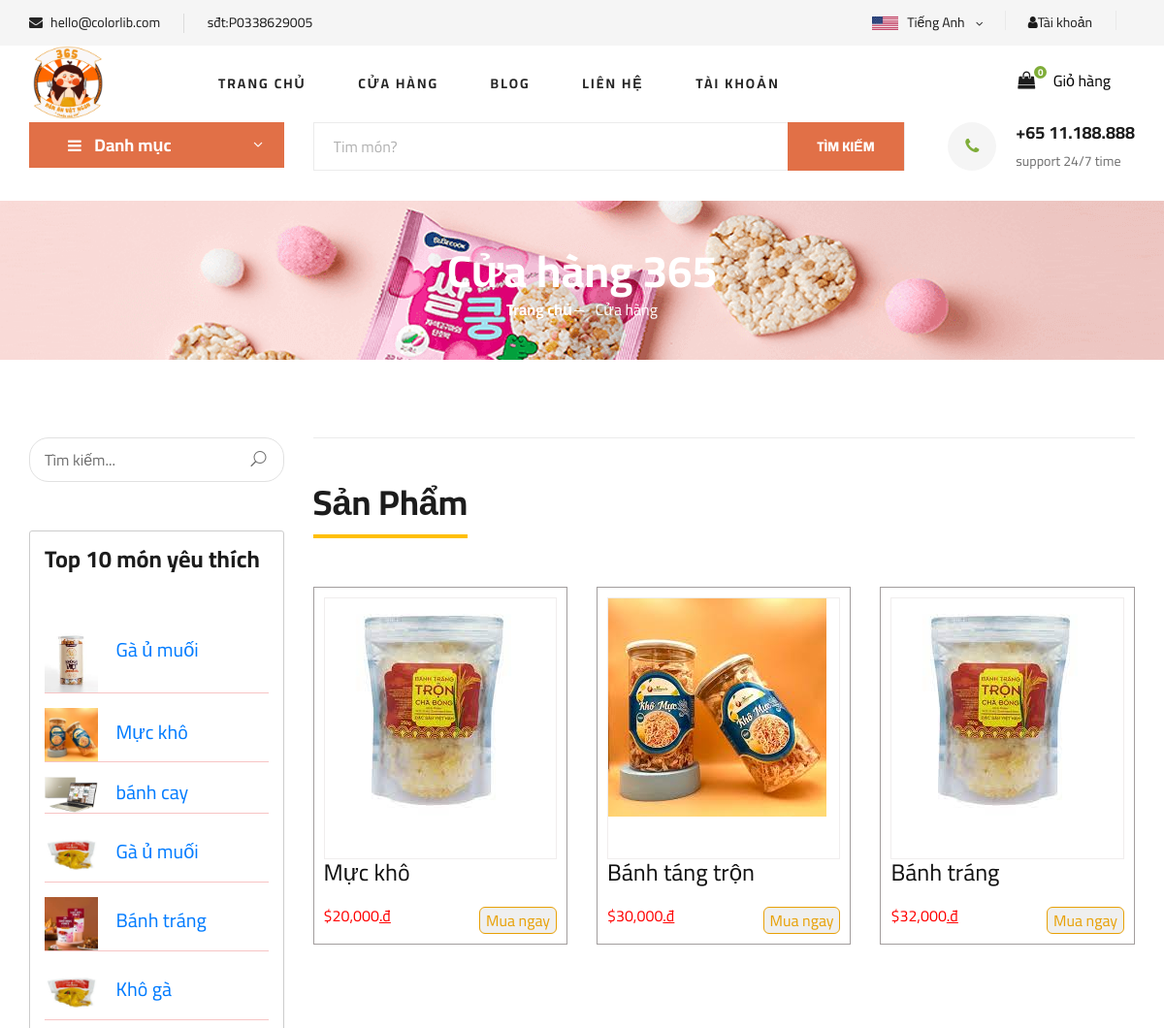
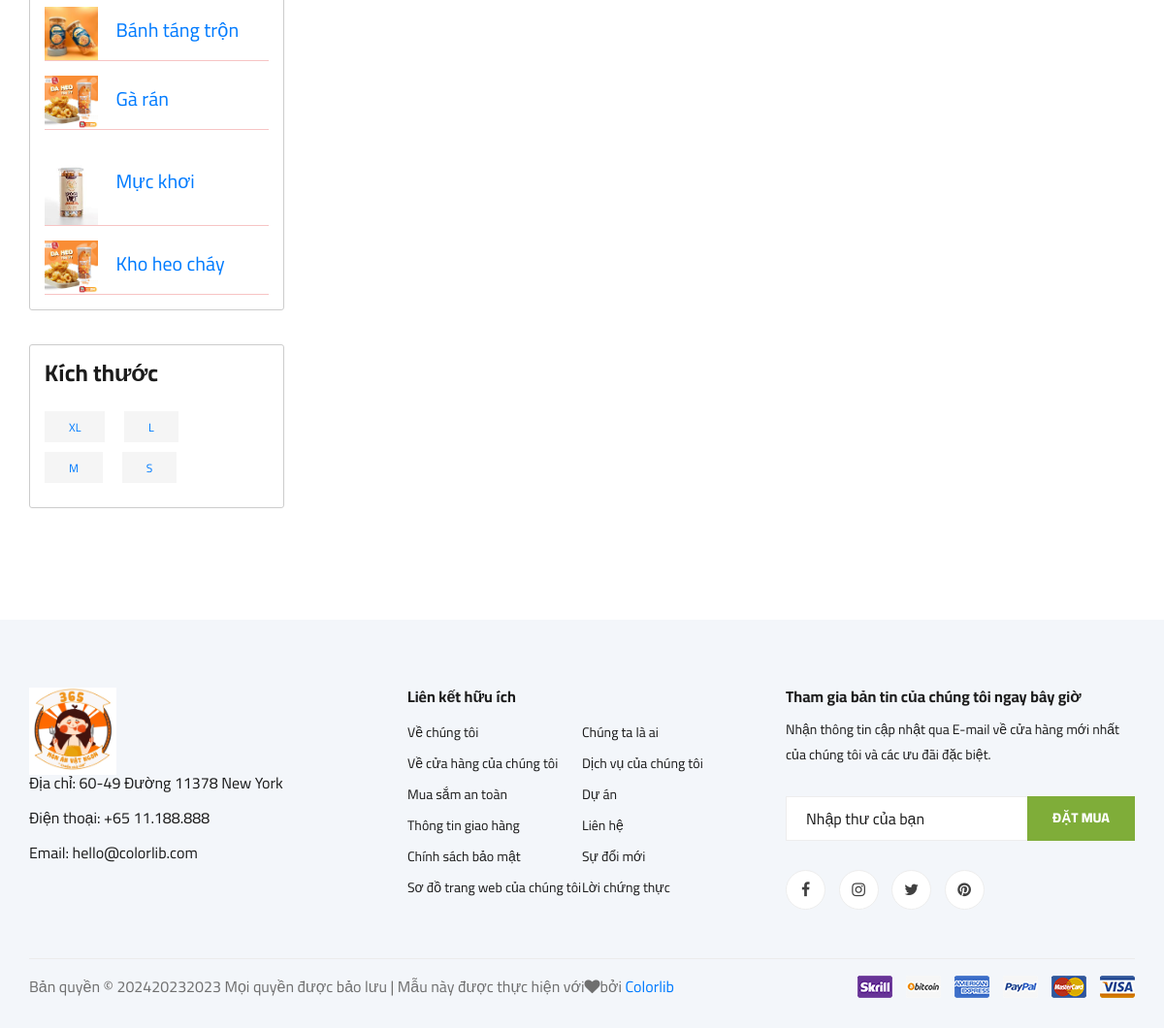
Page /index.php?act=sanpham&id_dm=1 on the committed database (2 pictures, top to bottom).
### tables this page shows
CREATE TABLE `sanpham` (
  `id_sp` int(15) NOT NULL,
  `ten_sp` varchar(255) NOT NULL,
  `gia_sp` int(15) NOT NULL,
  `gia_sale` int(15) NOT NULL,
  `img_sp` varchar(255) NOT NULL,
  `size_sp` varchar(20) NOT NULL,
  `mota_sp` text NOT NULL,
  `trangthai` tinyint(4) NOT NULL,
  `soluong` int(20) NOT NULL,
  `magiamgia` int(20) NOT NULL,
  `id_dm` int(15) NOT NULL,
  `yeuthich` int(15) NOT NULL,
  `mota_ct` text NOT NULL
);

### model/pdo.php (called while the page is built, shortened)
<?php
function pdo_get_connection(){
    $servername = "localhost";
    $username = "root";
    $password = "";
    try {
        $conn = new PDO("mysql:host=$servername;dbname=du_an_1", $username, $password);
        $conn->setAttribute(PDO::ATTR_ERRMODE, PDO::ERRMODE_EXCEPTION);
        return $conn;
    } catch(PDOException $e) {
        echo "Connection failed: " . $e->getMessage();
    }
}
function pdo_query($sql){
    $sql_args=array_slice(func_get_args(),1);
    try{
        $conn=pdo_get_connection();
        $stmt=$conn->prepare($sql);
        $stmt->execute($sql_args);
        $rows=$stmt->fetchAll();
        return $rows;
    }
    catch(PDOException $e){
        throw $e;
    }
    finally{
        unset($conn);
    }
}
function pdo_query_one($sql){
    $sql_args=array_slice(func_get_args(),1);
    try{
        $conn=pdo_get_connection();
        $stmt=$conn->prepare($sql);
        $stmt->execute($sql_args);
        $row=$stmt->fetch(PDO::FETCH_ASSOC);
        return $row;
    }
    catch(PDOException $e){
        throw $e;
    }
    finally{
        unset($conn);
    }
}

### model/danhmuc.php (called while the page is built, shortened)
<?php
function load_ten_dm($id_dm){
    if($id_dm>0){
        $sql="select * from sanpham where id_dm=".$id_dm;
        $dm=pdo_query_one($sql);
        extract($dm);
        return $ten_sp;
    }else{
        return "";
    }
}

### global.php (called while the page is built, shortened)
<?php
    $img_path = 'upload/';
?>

### model/sanpham.php (called while the page is built, shortened)
<?php
function loadall_sanpham_home()
{
    $sql = "select * from sanpham where trangthai=0 order by id_sp desc limit 0,9";
    $listsanpham = pdo_query($sql);
    return  $listsanpham;
}
function loadall_sanpham_sale()
{
    $sql = "SELECT * FROM sanpham WHERE gia_sale > 1 order by id_sp ASC LIMIT 0,9";
    $listsale = pdo_query($sql);
    return  $listsale;
}
function loadall_sanpham($keyw="", $id_dm=0)
{
    $sql = "SELECT * from sanpham where trangthai = 0";
    if ($id_dm >0) {
        $sql.= " and id_dm='$id_dm' ";
    }
    $sql .= " order by id_sp desc";
    $listsanpham = pdo_query($sql);
    return  $listsanpham;
}

### view/sanpham.php (the view, shortened to what this page needs)
<section class="hero hero-normal">
    <div class="container">
        <div class="row">
            <div class="col-lg-3">
                <div class="hero__categories">
                    <div class="hero__categories__all">
                        <i class="fa fa-bars"></i>
                        <span> Danh mục</span>
                    </div>
                </div>
            </div>
            <div class="col-lg-9">
                <div class="hero__search">
                    <div class="hero__search__form">
                        <form action="index.php?act=sanpham" method="post">
                            <input type="text" name="keyw" placeholder="Tim món?" >
                            <button type="submit" name="timkiem" class="site-btn">Tìm kiếm</button>
                        </form>
                    </div>
                    <div class="hero__search__phone">
                        <div class="hero__search__phone__icon">
                            <i class="fa fa-phone"></i>
                        </div>
                        <div class="hero__search__phone__text">
                            <h5>+65 11.188.888</h5>
                            <span>support 24/7 time</span>
                        </div>
                    </div>
                </div>
            </div>
        </div>
    </div>
</section>
<section>
<section class="breadcrumb-section set-bg" data-setbg="img/banner-bai.png"
    style="background-image: url(&quot;img/banner-bai.png&quot;);">
    <div class="container">
        <div class="row">
            <div class="col-lg-12 text-center">
                <div class="breadcrumb__text">
                    <h2>Cửa hàng 365</h2>
                    <div class="breadcrumb__option">
                        <a href="./index.html">Trang chủ</a>
                        <span>Cửa hàng</span>
                    </div>
                </div>
            </div>
        </div>
    </div>
</section>
<section class="product spad">
    <div class="container">
        <div class="row">
            <?php
            include "boxleft.php";
            ?>
            <div class="col-lg-9 col-md-7">
                <div class="filter__item">
                    <div class="section-title product__discount__title">
                        <h2>Sản Phẩm</h2>
                    </div>
                    <div class="row">
                        <?php
                        foreach ($listsanpham as $sanpham):
                            extract($sanpham);
                            $hinh = $img_path . $img_sp;
                            $linksp = "index.php?act=sanphamct&id_sp=" . $id_sp;
                            ?>
                            <div class="col-lg-4 col-md-6 col-sm-3">
                                <div class="product__item">
                                    <div class="product__item__pic set-bg">
                                        <img src="<?php echo $hinh?>" alt="">
                                    </div>
                                    <div class="product__item__text">
                                        <h6><a href="<?= $linksp?>">
                                                <h4><?php echo $ten_sp?></h4>
                                            </a></h6>
                                        <div class="mua">
                                            <h6>$<?php echo number_format($gia_sp)?><u>.đ</u></h6>
                                            <input type="submit" value="Mua ngay">
                                        </div>
                                    </div>
                                </div>
                            </div>
                        <?php
                        endforeach;
                        ?>
                    </div>
                </div>
            </div>
        </div>
    </div>
</section>

### view/boxleft.php (shortened to what this page needs)
<div class="col-lg-3 col-md-5">
    <div class="sidebar">
        <div class="blog__sidebar__search">
            <form action="index.php?act=sanpham" method="post">
                <input type="text" name="keyw" placeholder="Tìm kiếm...">
                <button type="submit" name="timkiem"><span class="icon_search"></span></button>
            </form>
        </div>
        <div class="sidebar__item">
            <h4>Top 10 món yêu thích</h4>
            <?php
                foreach($yeuthich as $tym){
                    extract($tym);
                    $hinh = $img_path . $img_sp;
                    $linksp = "index.php?act=sanphamct&id_sp=" . $id_sp;
            ?>
            <ul>
                <div class="selling_products">
                    <img src="<?= $hinh?>" alt="anh">
                    <a href="<?= $linksp?>"><?= $ten_sp?></a>
                </div>
            </ul>
            <?php }?>
        </div>
        <div class="sidebar__item">
            <h4>Kích thước </h4>
            <div class="sidebar__item__size">
                <label for="large">
                    <a href="">XL</a>
                </label>
            </div>
            <div class="sidebar__item__size">
                <label for="medium">
                    <a href="">L</a>
                </label>
            </div>
            <div class="sidebar__item__size">
                <label for="small">
                    <a href="">M</a>
                </label>
            </div>
            <div class="sidebar__item__size">
                <label for="tiny">
                    <a href="">S</a>
                </label>
            </div>
        </div>
    </div>
</div>

### rows in the picture
sanpham: img_sp (picture), ten_sp "Gà ủ muối"
sanpham: img_sp (picture), ten_sp "Mực khô"
sanpham: img_sp (picture), ten_sp "bánh cay"
sanpham: img_sp (picture), ten_sp "Gà ủ muối"
sanpham: img_sp (picture), ten_sp "Bánh tráng"
sanpham: img_sp (picture), ten_sp "Khô gà"
sanpham: img_sp (picture), ten_sp "Bánh táng trộn", gia_sp "30,000"
sanpham: img_sp (picture), ten_sp "Gà rán"
sanpham: img_sp (picture), ten_sp "Mực khơi"
sanpham: img_sp (picture), ten_sp "Kho heo cháy"
sanpham: img_sp (picture), ten_sp "Mực khô", gia_sp "20,000"
sanpham: img_sp (picture), ten_sp "Bánh tráng", gia_sp "32,000"
